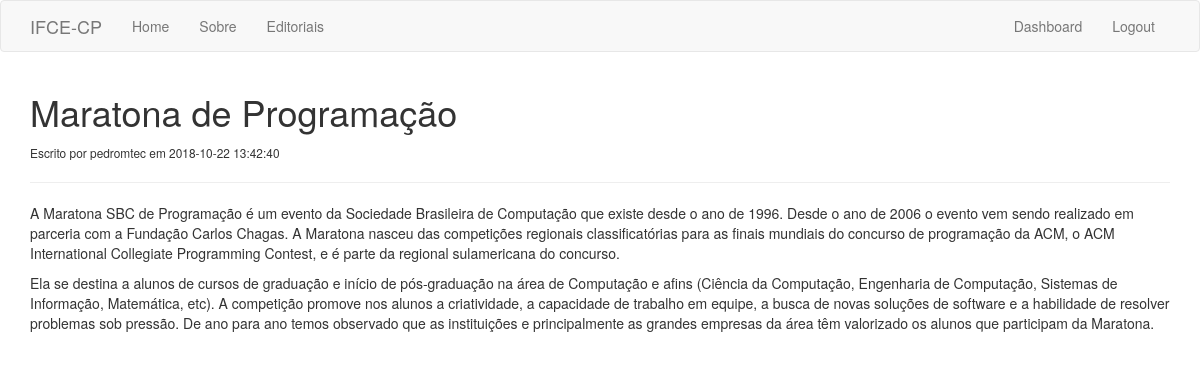
/editorial/3/ (signed in), run on the app's committed database.
### tables this page shows
CREATE TABLE editorials(
       id INTEGER NOT NULL PRIMARY KEY AUTOINCREMENT,
       title VARCHAR(255), 
       author VARCHAR(100),
       body TEXT,
       create_date TIMESTAMP DEFAULT CURRENT_TIMESTAMP);

### app.py (the view)
@app.route('/editorial/<string:id>/')
def editorial(id):
    editorial = db.find_one("SELECT * FROM editorials WHERE id = '{}'".format(id))
    return render_template('editorial.html', editorial=editorial)

### db.py (called while the page is built)
    def find_one(self, sql):
        con = sqlite3.connect(self.path)
        cur = con.cursor()
        cur.execute(sql)
        data = cur.fetchone()
        con.commit()
        con.close()
        return data

### templates/editorial.html
{% extends 'layout.html' %}
{% block body %}
  <h1>{{editorial[1]}}</h1>
  <small>Escrito por {{editorial[2]}} em {{editorial[4]}}</small>
  <hr>
  <div>
  {{editorial[3] | safe}}
  </div>
{% endblock %}

### data on the page
editorials: title "Maratona de Programação", author "pedromtec", create_date "2018-10-22 13:42:40", body "A Maratona SBC de Programação é um evento da Sociedade Brasileira de Computação que existe desde o ano de 1996. Desde o ano de 2006 o evento vem sendo realizado em parceria com a Fundação Carlos Chagas. A Maratona nasceu das competições regionais classificatórias para as finais mundiais do concurso de programação da ACM, o ACM International Collegiate Programming Contest, e é parte da regional sulamericana do concurso. Ela se destina a alunos de cursos de graduação e início de pós-graduação na área de Computação e afins (Ciência da Computação, Engenharia de Computação, Sistemas de Informação, Matemática, etc). A competição promove nos alunos a criatividade, a capacidade de trabalho em…"
